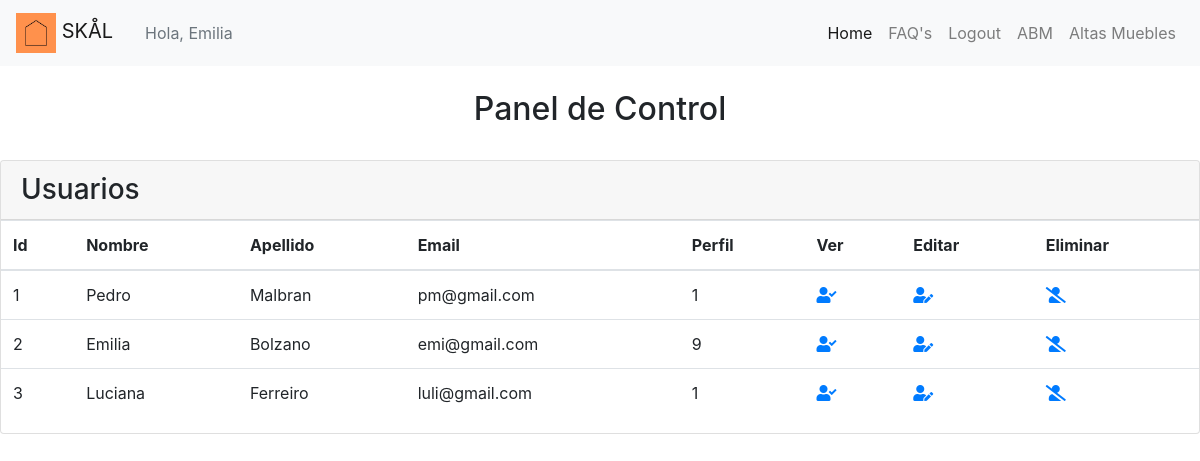
/abm.php (signed in), run on the app's committed database.
### tables this page shows
CREATE TABLE `users` (
  `id` int(11) NOT NULL,
  `nombre` varchar(45) NOT NULL,
  `apellido` varchar(45) NOT NULL,
  `email` varchar(45) NOT NULL,
  `password` varchar(200) NOT NULL,
  `avatar` varchar(45) DEFAULT NULL,
  `perfil` int(8) NOT NULL
);

### Clases/query.php (called while the page is built, shortened)
<?php
class Query{
    static public function listado($pdo,$tabla){
        $sql="select * from $tabla";
        $consulta= $pdo->query($sql);
        $listado=$consulta->fetchall(PDO::FETCH_ASSOC);
        return $listado;
    }
}

### abm.php (the view, shortened to what this page needs)
<?php
include ("nav_bar.php");
$usuarios = Query::listado($pdo,"users");
?>
<br>
<h2 class="text-center"> Panel de Control</h2>
<br>
<div class="card" style="overflow-x:auto;">
  <h3 class="card-header">Usuarios</h3>
<table class="table">
  <thead>
      <tr>
          <th>
              Id
          </th>
          <th>
              Nombre
          </th>
          <th>
              Apellido
          </th>
          <th>
              Email
          </th>
          <th>
              Perfil
          </th>
          <th>
              Ver
          </th>
          <th>
              Editar
          </th>
          <th>
              Eliminar
          </th>
      </tr>
  </thead>
  <tbody>
      <?php foreach ($usuarios as $key => $usuario) :?>
      <tr>
          <td>
              <?= $usuario['id'];?>
          </td>
          <td>
              <?= $usuario['nombre'];?>
          </td>
          <td>
              <?= $usuario['apellido'];?>
          </td>
          <td>
              <?= $usuario['email'];?>
          </td>
          <td>
              <?= $usuario['perfil'];?>
          </td>
          <td>
              <a href="perfilUsuario.php?id= <?= $usuario['id'];?>"><i class="fas fa-user-check"></i></a>
          </td>
          <td>
              <a href="editarUsuario.php?id= <?= $usuario['id'];?>"><i class="fas fa-user-edit"></i></a>
          </td>
          <td>
              <a href="eliminarUsuario.php?id= <?= $usuario['id'];?>"><i class="fas fa-user-slash"></i></a>
          </td>
      </tr>
      <?php endforeach;?>
  </tbody>
</table>
</div>

### data on the page
users: id "1", nombre "Pedro", apellido "Malbran", email "pm@gmail.com", perfil "1"
users: id "2", nombre "Emilia", apellido "Bolzano", email "emi@gmail.com", perfil "9"
users: id "3", nombre "Luciana", apellido "Ferreiro", email "luli@gmail.com", perfil "1"

### other printed values
$_SESSION["nombre"] "Emilia"
